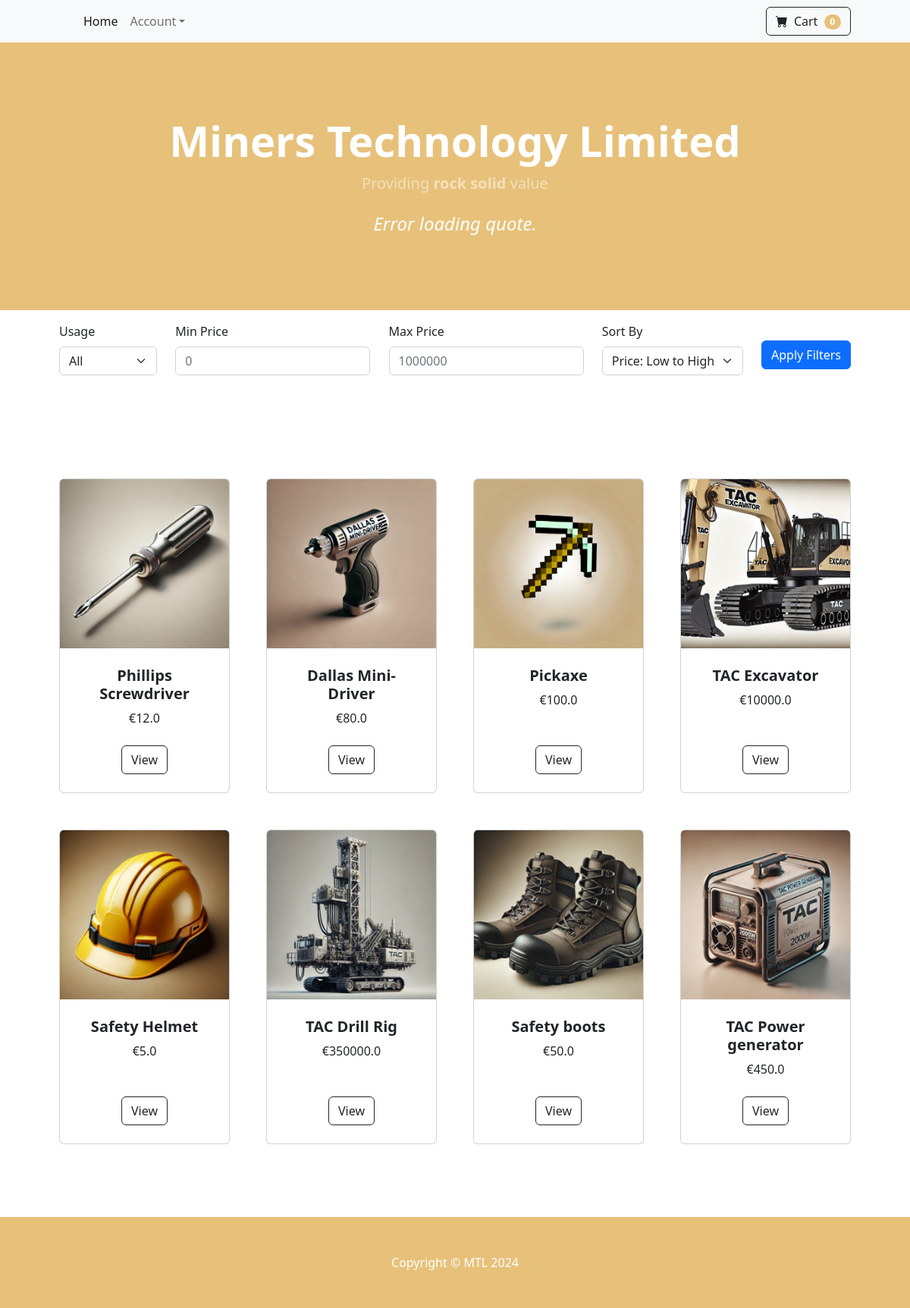
The page / on the database its author committed.
### tables this page shows
CREATE TABLE Product (
                prodID INTEGER PRIMARY KEY AUTOINCREMENT,
                prodName TEXT NOT NULL,
                prodDesc TEXT,
                prodPrice REAL NOT NULL,
                prodStock INTEGER NOT NULL,
                prodUsage TEXT NOT NULL,
                uniqeAttribute TEXT NOT NULL,
                prodImage TEXT
            );

### app.py (the view)
@app.route('/') #The index named as productSpread
def show_products():
    products = product_service.get_all_products()
    return render_template('productSpread.html', products=products)

### app.py (called while the page is built)
@app.context_processor
def inject_cart_count(): #This function initialises the webpage cart and creates a 0 item basket to begin with
    cart_count = session.get('cart_count', 0)  # Default to 0 if no items in the cart
    return dict(cart_count=cart_count)

### dao/ProductDAO.py (called while the page is built)
    def get_all_products(self):
        self.cursor.execute("SELECT * FROM Product")
        rows = self.cursor.fetchall()
        return [Product(row[0], row[1], row[2], row[3], row[4], row[5], row[6].split(","), row[7]) for row in rows]

### service/ProductService.py (called while the page is built)
    def get_all_products(self):
        return self.product_dao.get_all_products()

### templates/ProductSpread.html (shortened to what this page needs)
{% extends 'base.html' %}
{% block content %}
        <header class="bg-dark py-5">
            <div class="container px-4 px-lg-5 my-5">
                <div class="text-center text-white">
                    <h1 class="display-4 fw-bolder">Miners Technology Limited</h1>
                    <p class="lead fw-normal text-white-50 mb-0">Providing <b>rock solid</b> value</p>
                    <div class="stoic-quote-container" style="text-align: center; margin-top: 20px;">
                        <div id="stoic-quote" style="font-size: 24px; font-style: italic; text-align: center;">Loading quote...</div>
                    </div>
                </div>
            </div>
        </header>
        <section class="py-3">
            <div class="container px-4 px-lg-5">
                <div class="row">
                    <div class="col-12">
                        <form id="filter-form" class="d-flex flex-wrap justify-content-between mb-4">
                            <div class="form-group me-3">
                                <label for="filter-usage" class="form-label">Usage</label>
                                <select id="filter-usage" class="form-select">
                                    <option value="">All</option>
                                </select>
                            </div>
                            <div class="form-group me-3">
                                <label for="filter-price-min" class="form-label">Min Price</label>
                                <input type="number" id="filter-price-min" class="form-control" placeholder="0">
                            </div>
                            <div class="form-group me-3">
                                <label for="filter-price-max" class="form-label">Max Price</label>
                                <input type="number" id="filter-price-max" class="form-control" placeholder="1000000">
                            </div>
                            <div class="form-group me-3">
                                <label for="sort-order" class="form-label">Sort By</label>
                                <select id="sort-order" class="form-select">
                                    <option value="asc">Price: Low to High</option>
                                </select>
                            </div>
                            <div class="form-group">
                                <button id="apply-filters" type="button" class="btn btn-primary mt-4">Apply Filters</button>
                            </div>
                        </form>
                    </div>
                </div>
            </div>
        </section>
        <section class="py-5">
            <div class="container px-4 px-lg-5 mt-5">
                <div id="product-grid" class="row gx-4 gx-lg-5 row-cols-2 row-cols-md-3 row-cols-xl-4 justify-content-center">
                    {% for product in products %}
                    <div class="col mb-5">
                        <div class="card h-100">
                            <img class="card-img-top" src="{{ url_for('static', filename='images/' + product.prodImage) }}" alt="..." />
                            <div class="card-body p-4">
                                <div class="text-center">
                                    <h5 class="fw-bolder">{{ product.prodName }}</h5>
                                    €{{ product.prodPrice }}
                                </div>
                            </div>
                            <div class="card-footer p-4 pt-0 border-top-0 bg-transparent">
                                <div class="text-center"><a class="btn btn-outline-dark mt-auto" href="{{url_for('select_product', prodID=product.prodID)}}">View</a></div>
                            </div>
                        </div>
                    </div>
                    {% endfor %}
                </div>
            </div>
        </section>
{% endblock %}

### rows shown on the page
Product: prodImage (picture), prodName "Phillips Screwdriver", prodPrice "12.0"
Product: prodImage (picture), prodName "Dallas Mini-Driver", prodPrice "80.0"
Product: prodImage (picture), prodName "Pickaxe", prodPrice "100.0"
Product: prodImage (picture), prodName "TAC Excavator", prodPrice "10000.0"
Product: prodImage (picture), prodName "Safety Helmet", prodPrice "5.0"
Product: prodImage (picture), prodName "TAC Drill Rig", prodPrice "350000.0"
Product: prodImage (picture), prodName "Safety boots", prodPrice "50.0"
Product: prodImage (picture), prodName "TAC Power generator", prodPrice "450.0"

### other values the page prints
{{ cart_count }} "0"
